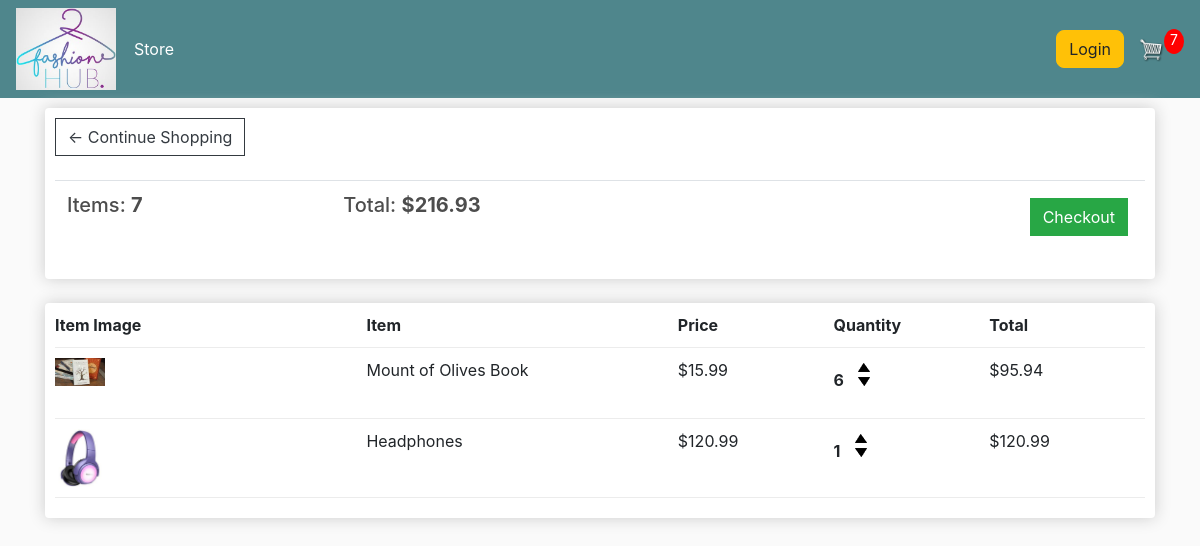
The page /cart/ (signed in) on the database as committed earlier.
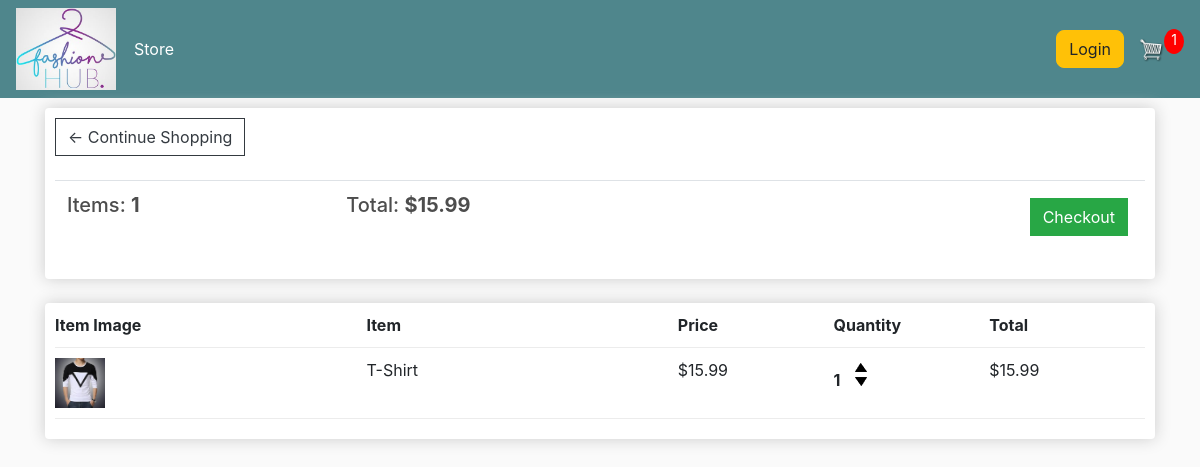
The same page on the database as committed later.
### store/models.py (models this page shows, shortened)
class Order(models.Model):
    customer = models.ForeignKey(Customer, on_delete=models.SET_NULL, null=True, blank=True)
    date_ordered = models.DateTimeField(auto_now_add=True)
    complete = models.BooleanField(default=False, null=True, blank=False)
    transaction_id = models.CharField(max_length=100, null=True)
    @property
    def get_cart_total(self):
        orderitems = self.orderitem_set.all()
        total = sum([item.get_total for item in orderitems])
        return total
    @property
    def get_cart_items(self):
        orderitems = self.orderitem_set.all()
        total = sum([item.quantity for item in orderitems])
        return total

class OrderItem(models.Model):
    product = models.ForeignKey(Product, on_delete=models.SET_NULL, null=True, blank=True)
    order = models.ForeignKey(Order, on_delete=models.SET_NULL, null=True, blank=True)
    quantity = models.IntegerField(default=0, null=True, blank=True)
    date_added = models.DateTimeField(auto_now_add=True)
    @property
    def get_total(self):
        total = self.product.price * self.quantity
        return total

class Product(models.Model):
    name = models.CharField(max_length=200, null=True)
    price = models.DecimalField(max_digits=7, decimal_places=2)
    digital = models.BooleanField(default = False, null=True, blank=False)
    image = models.ImageField(default="images/placeholder.png",null=True, blank=True)
    @property
    def imageURL(self):
        if self.image:
            return self.image.url
        else:
            return "static/images/placeholder.png"

### store/views.py (the view)
# urls.py: path('cart/', views.cart, name="cart"),
def cart(request):
    data = cartData(request)
    cartItems = data['cartItems']
    order = data['order']
    items = data['items']
    context = {
        'items': items,
        'order': order,
        'cartItems': cartItems
    }
    return render(request, "store/cart.html", context)

### store/utils.py (called while the page is built)
def cartData(request):
    if request.user.is_authenticated:
        customer = request.user.customer
        order, created = Order.objects.get_or_create(customer=customer, complete=False)
        items = order.orderitem_set.all()
        cartItems = order.get_cart_items
    else:
        cookieData = cookieCart(request)
        cartItems = cookieData['cartItems']
        order = cookieData['order']
        items = cookieData['items']
    return {'cartItems': cartItems, 'order': order, 'items': items}

### store/templates/store/cart.html (shortened to what this page needs)
{% extends 'store/main.html' %}
{% load static %}
{% block content %}
    <div class="row">
        <div class="col-lg-12">
            <div class="box-element">
                <a class="btn btn-outline-dark" href="{% url 'store' %}">&#x2190; Continue Shopping</a>
                <br>
                <br>
                <table class="table">
                    <tr>
                        <th><h5>Items: <strong>{{ order.get_cart_items }}</strong></h5></th>
                        <th><h5>Total: <strong>${{ order.get_cart_total|floatformat:2 }}</strong></h5></th>
                        <th>
                            <a style="float: right; margin: 5px;" class="btn btn-success" href="{% url 'checkout' %}">Checkout</a>
                        </th>
                    </tr>
                </table>
            </div>
            <br>
            <div class="box-element">
                <div class="cart-row">
                    <div style="flex: 2;"><b>Item Image</b></div>
                    <div style="flex: 2;"><b>Item</b></div>
                    <div style="flex: 1;"><b>Price</b></div>
                    <div style="flex: 1;"><b>Quantity</b></div>
                    <div style="flex: 1;"><b>Total</b></div>
                </div>
                {% for item in items %}
                <div class="cart-row">
                    <div style="flex: 2;"><img class="row-image" src="{{ item.product.imageURL }}" alt=""></div>
                    <div style="flex: 2;">{{ item.product.name }}</div>
                    <div style="flex: 1;">${{ item.product.price|floatformat:2 }}</div>
                    <div style="flex: 1;">
                        <p class="quantity">{{ item.quantity }}</p>
						<div class="quantity">
							<img data-product="{{ item.product.id }}" data-action="add" class="chg-quantity update-cart" src="{% static  'images/arrow-up.png' %}">
							<img data-product="{{ item.product.id }}" data-action="remove" class="chg-quantity update-cart" src="{% static  'images/arrow-down.png' %}">
						</div>
                    </div>
                    <div style="flex: 1;">${{ item.get_total|floatformat:2 }}</div>
                </div>
                {% endfor %}
            </div>
        </div>
    </div>
{% endblock content %}

### store/templates/store/main.html (shortened to what this page needs)
<!DOCTYPE html>
{% load static %}
<html lang="en">
<head>
    <link rel="stylesheet" href="https://cdn.jsdelivr.net/npm/bootstrap@4.0.0/dist/css/bootstrap.min.css">
    <link rel="stylesheet" type="text/css" href="{% static 'css/main.css' %}">
    <link rel="stylesheet" href="{% static 'js/cart.js' %}">
</head>
<body>
    <nav class="navbar navbar-expand-lg navbar-dark bg-dark">
        <a href="{% url 'store' %}"><img id="logo-icon" src="{% static 'images/my_logo.png' %}" alt=""></a>
        <div class="collapse navbar-collapse" id="navbarSupportedContent">
          <ul class="navbar-nav mr-auto">
            <li class="nav-item active">
              <a class="nav-link" href="{% url 'store' %}">Store <span class="sr-only">(current)</span></a>
          </ul>
          <div class="form-inline my-2 my-lg-0">
              <a href="#" class="btn btn-warning login">Login</a>
              <a href="{% url 'cart' %}">
                  <img id="cart-icon" src="{% static 'images/cart.png' %}" alt="">
              </a>
              <p id="cart-total">{{ cartItems }}</p>
          </div>
        </div>
    </nav>
    <div class="container">
        {% block content %}
        {% endblock content %}
    </div>
</body>
</html>

### static/css/main.css (style rules this page uses)
body { background-color: hsl(0, 0%, 98%); }
h1,h2,h3,h4,h5,h6 { color:hsl(0, 0%, 30%); }
.box-element { box-shadow:hsl(0, 0%, 80%) 0 0 16px; background-color: #fff; border-radius: 4px; padding: 10px; }
.bg-dark { background-color: #4f868c!important; }
#logo-icon { width: 100px; display: inline-block; margin-right: 10px; }
#cart-icon { width:25px; display: inline-block; margin-left: 15px; }
#cart-total { display: block; text-align: center; color:#fff; background-color: red; width: 20px; height: 25px; border-radius: 50%; font-size: 14px; }
.col-lg-4, .col-lg-6, .col-lg-8, .col-lg-12 { margin-top: 10px; }
.btn { border-radius: 0; }
.row-image { width: 50px; }
.cart-row { display: flex; align-items: flex-stretch; padding-bottom: 10px; margin-bottom: 10px; border-bottom: 1px solid #ececec; }
.quantity { display: inline-block; font-weight: 700; padding-right:10px; }
.chg-quantity { width: 12px; cursor: pointer; display: block; margin-top: 5px; transition:.1s; }
.login { border-radius: 8px; }

Rows that differ between the two databases and show on the page:
no longer on this page (row edited): Order: get_cart_items "7", get_cart_total "216.93"
removed OrderItem: product.imageURL (picture), product.name "Mount of Olives Book", product.price "15.99", quantity "6", get_total "95.94"
removed OrderItem: product.imageURL (picture), product.name "Headphones", product.price "120.99", quantity "1", get_total "120.99"
added Order: get_cart_items "1", get_cart_total "15.99"
added OrderItem: product.imageURL (picture), product.name "T-Shirt", product.price "15.99", quantity "1", get_total "15.99"
Other text that changed with them:
{{ cartItems }}: "7" → "1"
